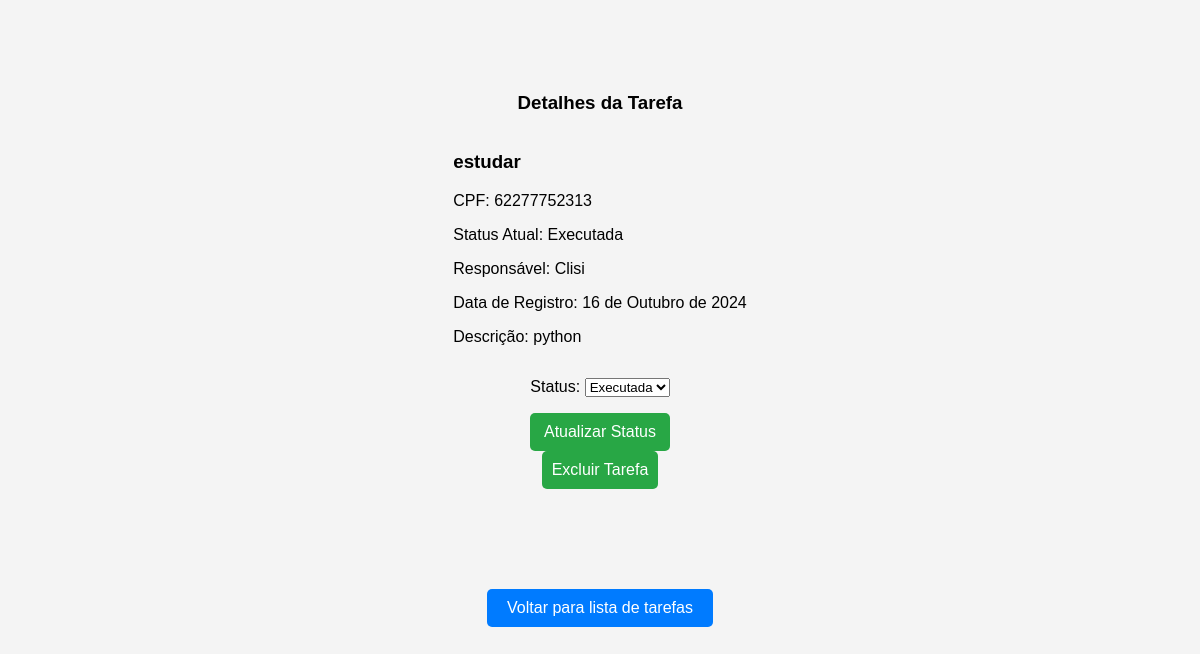
Screenshot of /detalhar/1/ with the database file from the repository.
### tarefas/models.py (models this page shows, shortened)
class CadastroTarefas(models.Model):
    STATUS_CHOICES = [
        ('Aberta', 'Aberta'),
        ('Pendente', 'Pendente'),
        ('Executada', 'Executada'),
    ]
    responsavel = models.ForeignKey(Usuario, on_delete=models.CASCADE)  # Relacionamento com o usuário
    data = models.DateField()  # Data da tarefa
    titulo_tarefa = models.CharField(max_length=200)  # Título da tarefa
    status = models.CharField(max_length=9, choices=STATUS_CHOICES, default='Aberta')  # Status da tarefa
    datadoregistro = models.DateField(auto_now_add=True)  # Data do registro do tempo
    horas_trabalhadas = models.DurationField()  # Horas ou minutos trabalhados
    descricao = models.TextField()  # Descrição do trabalho realizado

class Usuario(AbstractBaseUser, PermissionsMixin):
    cpf = models.CharField(max_length=11, unique=True)
    nome_user = models.CharField(max_length=200)
    is_active = models.BooleanField(default=True)
    is_staff = models.BooleanField(default=False)
    objects = UsuarioManager()
    USERNAME_FIELD = 'cpf'
    REQUIRED_FIELDS = ['nome_user']  # Inclua apenas campos obrigatórios adicionais

### tarefas/views.py (the view)
# urls.py: path('detalhar/<int:tarefa_id>/', views.detalhe_tarefa, name='detalhar'),
def detalhe_tarefa(request, tarefa_id):
    cadastro_tarefa = get_object_or_404(CadastroTarefas, id=tarefa_id)
    if request.method == 'POST':
        form = AtualizarTarefasForm(request.POST, instance=cadastro_tarefa)
        if form.is_valid():
            form.save()
            messages.success(request, 'Tarefa atualizada com sucesso!')
            return redirect('lista_tarefas')  # Redireciona para a lista de tarefas do usuário
    else:
        form = AtualizarTarefasForm(instance=cadastro_tarefa)
    return render(request, 'tarefas/detalhe.html', {
        'cadastro_tarefa': cadastro_tarefa,
        'form': form
    })

### tarefas/forms.py
class AtualizarTarefasForm(forms.ModelForm):
    class Meta:
        model = CadastroTarefas
        fields = ['status']

### tarefas/templates/tarefas/detalhe.html (shortened to what this page needs)
{% load static %}
<!DOCTYPE html>
<html lang="pt-BR">
<head>
    <link rel="stylesheet" href="{% static 'home_list/style.css' %}">
    <link rel="stylesheet" href="{% static 'nav/nav.css' %}">
</head>
<body>
    <h3>Detalhes da Tarefa</h3>
    <div class="card_detalhe">
        <h3>{{ cadastro_tarefa.titulo_tarefa }}</h3>
        <p>CPF: {{ cadastro_tarefa.responsavel.cpf }}</p>
        <p>Status Atual: {{ cadastro_tarefa.status }}</p>
        <p>Responsável: {{ cadastro_tarefa.responsavel.nome_user }}</p>
        <p>Data de Registro: {{ cadastro_tarefa.datadoregistro }}</p>
        <p>Descrição: {{ cadastro_tarefa.descricao }}</p>
    </div>
    <form method="post">
        {{ form.as_p }}
        <button type="submit">Atualizar Status</button>
    </form>
    <form method="post" action="{% url 'excluir_tarefa' cadastro_tarefa.id %}" style="display:inline;">
        <button type="submit" onclick="return confirm('Você tem certeza que deseja excluir esta tarefa?');">Excluir Tarefa</button>
    </form>
    <a class="butao_detalhe" href="{% url 'lista_tarefas' %}">Voltar para lista de tarefas</a>
</body>
</html>

### static/home_list/style.css (style rules this page uses)
body { background-color: #d8d8d8f5; margin: 0; padding: 0; font-family: Arial, sans-serif; overflow-x: hidden; }
.butao_detalhe { margin: 100px 50px; background-color: #007bff; text-align: center; text-decoration: none; color: white; padding: 10px 20px; border-radius: 5px; display: inline-block; }
body { margin: 0; padding: 0; font-family: Arial, sans-serif; background-color: #f4f4f4; display: flex; flex-direction: column; align-items: center; justify-content: center; min-height: 100vh; }
form { display: flex; flex-direction: column; align-items: center; }
form button { width: 100%; padding: 10px; background-color: #28a745; color: white; border: none; border-radius: 5px; cursor: pointer; font-size: 16px; }

### rows the page displays
CadastroTarefas: titulo_tarefa "estudar", responsavel.cpf "62277752313", status "Executada", responsavel.nome_user "Clisi", datadoregistro "16 de Outubro de 2024", descricao "python"
